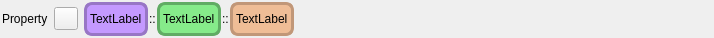
<?xml version="1.0" encoding="UTF-8"?>
<ui version="4.0">
 <class>DataArraySelectionWidget</class>
 <widget class="QFrame" name="DataArraySelectionWidget">
  <property name="geometry">
   <rect>
    <x>0</x>
    <y>0</y>
    <width>714</width>
    <height>38</height>
   </rect>
  </property>
  <property name="acceptDrops">
   <bool>false</bool>
  </property>
  <layout class="QHBoxLayout" name="horizontalLayout">
   <property name="spacing">
    <number>-1</number>
   </property>
   <property name="leftMargin">
    <number>2</number>
   </property>
   <property name="topMargin">
    <number>2</number>
   </property>
   <property name="rightMargin">
    <number>2</number>
   </property>
   <property name="bottomMargin">
    <number>2</number>
   </property>
   <item>
    <widget class="QLabel" name="label">
     <property name="sizePolicy">
      <sizepolicy hsizetype="Preferred" vsizetype="Preferred">
       <horstretch>0</horstretch>
       <verstretch>0</verstretch>
      </sizepolicy>
     </property>
     <property name="text">
      <string>Property</string>
     </property>
    </widget>
   </item>
   <item>
    <widget class="QToolButton" name="m_SelectedDataArrayPath">
     <property name="sizePolicy">
      <sizepolicy hsizetype="Preferred" vsizetype="Fixed">
       <horstretch>0</horstretch>
       <verstretch>0</verstretch>
      </sizepolicy>
     </property>
     <property name="toolTip">
      <string>This is a tooltip</string>
     </property>
     <property name="text">
      <string/>
     </property>
     <property name="popupMode">
      <enum>QToolButton::InstantPopup</enum>
     </property>
     <property name="toolButtonStyle">
      <enum>Qt::ToolButtonIconOnly</enum>
     </property>
     <property name="arrowType">
      <enum>Qt::NoArrow</enum>
     </property>
    </widget>
   </item>
   <item>
    <layout class="QHBoxLayout" name="horizontalLayout_2">
     <property name="spacing">
      <number>1</number>
     </property>
     <property name="leftMargin">
      <number>0</number>
     </property>
     <item>
      <widget class="QLabel" name="dcLabel">
       <property name="acceptDrops">
        <bool>true</bool>
       </property>
       <property name="styleSheet">
        <string notr="true">QLabel
{
	border-radius: 8px;
	background-color: rgb(196, 153, 255);
	padding: 5 px;
	border: 3px solid;
	border-color: rgb(152, 118, 197);
}</string>
       </property>
       <property name="text">
        <string>TextLabel</string>
       </property>
      </widget>
     </item>
     <item>
      <widget class="QLabel" name="label_2">
       <property name="text">
        <string>::</string>
       </property>
      </widget>
     </item>
     <item>
      <widget class="QLabel" name="amLabel">
       <property name="acceptDrops">
        <bool>true</bool>
       </property>
       <property name="styleSheet">
        <string notr="true">QLabel
{
	border-radius: 8px;
	background-color: rgb(134, 235, 138);
	padding: 5 px;
	border: 3px solid;
	border-color: rgb(97, 172, 100);
}</string>
       </property>
       <property name="text">
        <string>TextLabel</string>
       </property>
      </widget>
     </item>
     <item>
      <widget class="QLabel" name="label_3">
       <property name="text">
        <string>::</string>
       </property>
      </widget>
     </item>
     <item>
      <widget class="QLabel" name="daLabel">
       <property name="acceptDrops">
        <bool>true</bool>
       </property>
       <property name="styleSheet">
        <string notr="true">QLabel
{
	border-radius: 8px;
	background-color: rgb(239, 189, 150);
	padding: 5 px;
	border: 3px solid;
	border-color: rgb(193, 151, 120);
}</string>
       </property>
       <property name="text">
        <string>TextLabel</string>
       </property>
      </widget>
     </item>
    </layout>
   </item>
   <item>
    <spacer name="horizontalSpacer">
     <property name="orientation">
      <enum>Qt::Horizontal</enum>
     </property>
     <property name="sizeType">
      <enum>QSizePolicy::Expanding</enum>
     </property>
     <property name="sizeHint" stdset="0">
      <size>
       <width>40</width>
       <height>20</height>
      </size>
     </property>
    </spacer>
   </item>
  </layout>
 </widget>
 <resources>
  <include location="../../icons/images/Icons.qrc"/>
 </resources>
 <connections/>
</ui>
